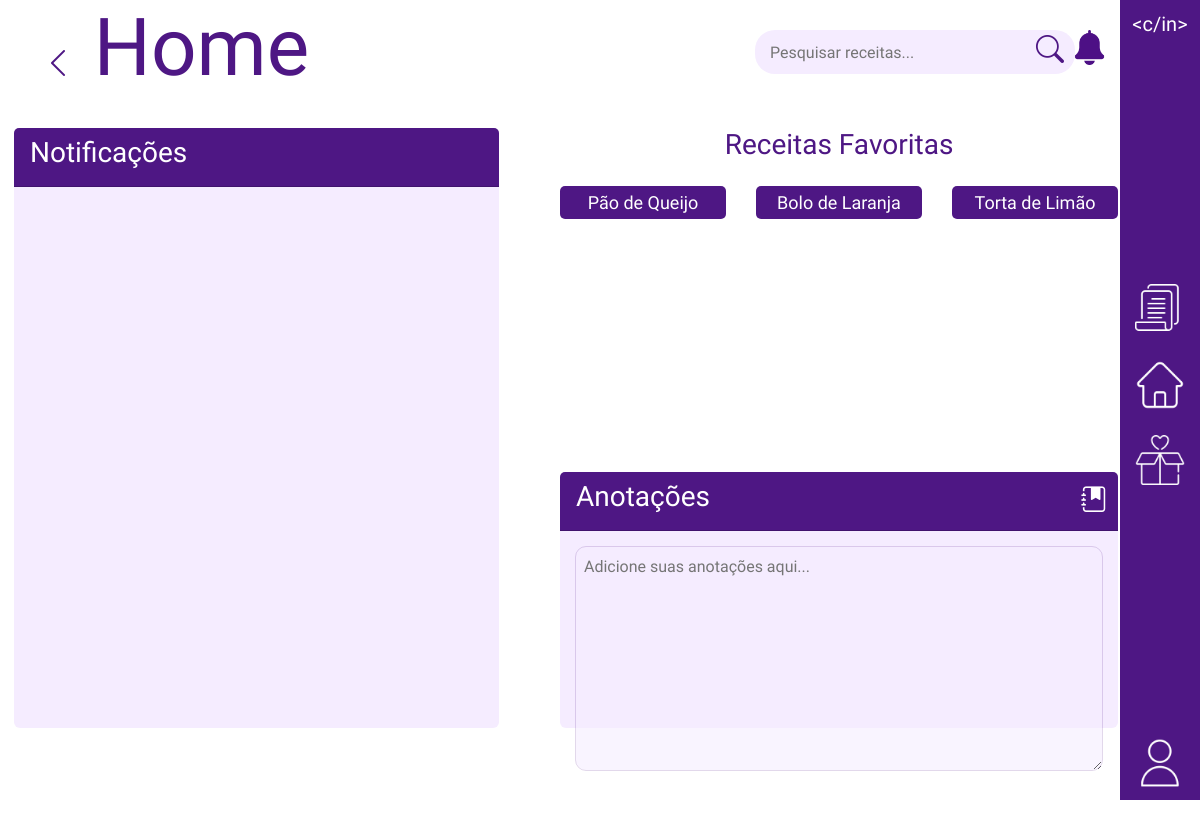
The page / on the database its author committed.
### tables this page shows
CREATE TABLE `receitas` (
  `id_receita` int(11) NOT NULL,
  `nome_receita` varchar(100) NOT NULL,
  `instrucoes_receita` varchar(500) NOT NULL,
  `rendimento` int(11) DEFAULT NULL,
  `categoria` int(11) DEFAULT NULL,
  `id_imagem` int(11) DEFAULT NULL,
  `favorita` int(1) NOT NULL
);

CREATE TABLE `imagens` (
  `id_imagem` int(11) NOT NULL,
  `nome_imagem` varchar(1000) NOT NULL
);

### application/controllers/home.php (called while the page is built, shortened)
<?php
class home extends CI_Controller {
	public function index()
	{
		$this->load->database();
		$this->load->model('bd_padaria');
		$data["title"] = "Home";
		$data["favoritas"] = $this->bd_padaria->get_favoritas();
		$this->load->helper('url');
		$this->load->view('components/navbar');
		$this->load->view('components/header', $data);
		$this->load->view('home');
	}
}

### index.php (called while the page is built, shortened)
<?php
require_once BASEPATH.'core/CodeIgniter.php';

### application/models/bd_padaria.php (called while the page is built, shortened)
<?php
class bd_padaria extends CI_Model {
    public function get_favoritas(){
        $this->db->select('*');
        $this->db->from('receitas');
        $this->db->where('favorita', 1);
        $this->db->join('imagens', 'receitas.id_imagem = imagens.id_imagem');
        $this->db->join('categorias', 'categorias.id_categoria = receitas.categoria');
        $query = $this->db->get();
        return $query->result();
    }
}

### application/views/home.php (the view, shortened to what this page needs)
<head>
	<link rel="stylesheet" type="text/css" href="<?php echo base_url(); ?>assets/css/home.css">
	<link rel="stylesheet" type="text/css" href="<?php echo base_url(); ?>assets/css/swiper.css">
	<link rel="stylesheet" href="https://cdn.jsdelivr.net/npm/swiper/swiper-bundle.min.css"/>
</head>
<div class="container-fluid main-content">
			<div class="content row d-flex flex-wrap mt-4">
				 <div class="col col-lg-5 col-sm-12 col-xs-12 col-md-12 mm">
					 <div class="card card-1" style="width: 110%;">
						<div class="card-header d-flex notes-header mb-3">
							<h3>Notificações</h3>
						</div>
					 </div>
				 </div>
				 <div class="col-1"></div>
				 <div class="col col-lg-6 col-sm-12 col-xs-12 col-md-12 justify-content-center">
					 <div class="row mb-2 mm"  style="height:35vh">
						 <h3 class="purple text-center">Receitas Favoritas</h3>
						 <div class="swiper mySwiper mt-3">
							<div class="swiper-wrapper">
							<?php
								foreach ($favoritas as $receita) {
									echo '
										<div class="swiper-slide card-category card-fav" id="'.$receita->nome_receita.'" style="background-image: url('.$receita->nome_imagem.')"><a style="text-decoration: none;" href="./categorias/r/'.$receita->nome_categoria.'/'.$receita->nome_receita.'"><p class="category-name">'.$receita->nome_receita.'</p></a></div>
									';
								}
							?>
							</div>
							<div class="swiper-button-next"></div>
							<div class="swiper-button-prev"></div>
						 </div>
					 </div>
					 <div class="row mm mm-d">
						 <div class="card pins">
							 <div class="card-header d-flex notes-header">
								 <h3>Anotações</h3>
								 <i class="bi bi-journal-bookmark-fill"></i>
							 </div>
							 <div class="card-body">
								 <textarea name="anotacao" id="note" cols="30" rows="10" placeholder="Adicione suas anotações aqui..."></textarea>
							 </div>
						 </div>
					 </div>
				 </div>
			</div>
		 </div>
</div>
</body>

### assets/css/style.css (style rules this page uses)
* { margin: 0; padding: 0; font-family: 'Sora', sans-serif; user-select: none; }
.purple { color: rgb(96, 13, 104) !important; }
.main-content { text-align: justify; position:relative !important; margin-left: -2.5rem !important; }
.pins { height: 32vh !important; max-width: 10vh; }
.mm-d { margin-top: 8vh !important; }
.purple { color: #4E1784 !important; }

### assets/css/home.css (style rules this page uses)
.card-1 { border: none !important; outline: none !important; background-color: #F5ECFF !important; min-height: 75vh; }
.pins { outline: none !important; border: none !important; background-color: #F5ECFF !important; }
.card { padding: 0 !important; }
.card h3 { color: white; }
.card-header { background-color: #4E1784 !important; }
.notes-header { align-items: center; justify-content: space-between; }
.notes-header i { cursor: pointer; color: white; transform: scale(1.6); }
.swiper { width: 100%; height: 21vh !important; }
#note { width: 100%; height: 85%; background-color: #f5ecff98; border-radius: 10px; outline: 1px solid #4e17842a; border: none; padding: 1vh; }

### application/views/home.php (style rules this page uses)
.swiper { width: 100%; height: 95% !important; }
.category-name { background-color: #4E1784; color: white; padding: .4vh; border-radius: 5px; }

### rows shown on the page
receitas: nome_receita "Pão de Queijo"
receitas: nome_receita "Bolo de Laranja"
receitas: nome_receita "Torta de Limão"

### other values the page prints
$title "Home"
